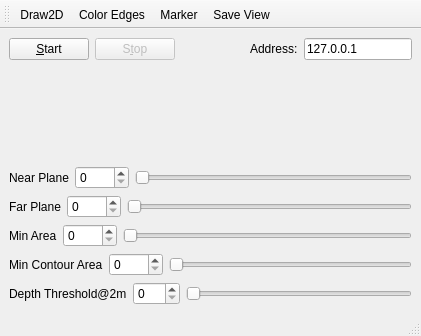
<?xml version="1.0" encoding="UTF-8"?>
<ui version="4.0">
 <class>AcquisitionUI</class>
 <widget class="QMainWindow" name="AcquisitionUI">
  <property name="geometry">
   <rect>
    <x>0</x>
    <y>0</y>
    <width>421</width>
    <height>336</height>
   </rect>
  </property>
  <property name="windowTitle">
   <string>Point Cloud Meshifier</string>
  </property>
  <widget class="QWidget" name="centralwidget">
   <layout class="QVBoxLayout" name="verticalLayout">
    <item>
     <layout class="QHBoxLayout" name="horizontalLayout">
      <item>
       <widget class="QPushButton" name="pb_start">
        <property name="text">
         <string>&amp;Start</string>
        </property>
       </widget>
      </item>
      <item>
       <widget class="QPushButton" name="pb_stop">
        <property name="enabled">
         <bool>false</bool>
        </property>
        <property name="text">
         <string>S&amp;top</string>
        </property>
       </widget>
      </item>
      <item>
       <spacer name="horizontalSpacer">
        <property name="orientation">
         <enum>Qt::Horizontal</enum>
        </property>
        <property name="sizeHint" stdset="0">
         <size>
          <width>40</width>
          <height>20</height>
         </size>
        </property>
       </spacer>
      </item>
      <item>
       <widget class="QLabel" name="lbl_address">
        <property name="text">
         <string>Address:</string>
        </property>
       </widget>
      </item>
      <item>
       <widget class="QLineEdit" name="le_address">
        <property name="sizePolicy">
         <sizepolicy hsizetype="Fixed" vsizetype="Fixed">
          <horstretch>0</horstretch>
          <verstretch>0</verstretch>
         </sizepolicy>
        </property>
        <property name="text">
         <string>127.0.0.1</string>
        </property>
       </widget>
      </item>
     </layout>
    </item>
    <item>
     <layout class="QHBoxLayout" name="horizontalLayout_2">
      <item>
       <spacer name="horizontalSpacer_2">
        <property name="orientation">
         <enum>Qt::Horizontal</enum>
        </property>
        <property name="sizeHint" stdset="0">
         <size>
          <width>40</width>
          <height>20</height>
         </size>
        </property>
       </spacer>
      </item>
      <item>
       <widget class="QLabel" name="lbl_frame">
        <property name="sizePolicy">
         <sizepolicy hsizetype="Preferred" vsizetype="MinimumExpanding">
          <horstretch>0</horstretch>
          <verstretch>0</verstretch>
         </sizepolicy>
        </property>
        <property name="text">
         <string/>
        </property>
       </widget>
      </item>
      <item>
       <spacer name="horizontalSpacer_3">
        <property name="orientation">
         <enum>Qt::Horizontal</enum>
        </property>
        <property name="sizeHint" stdset="0">
         <size>
          <width>40</width>
          <height>20</height>
         </size>
        </property>
       </spacer>
      </item>
     </layout>
    </item>
    <item>
     <layout class="QHBoxLayout" name="horizontalLayout_3">
      <item>
       <widget class="QLabel" name="label">
        <property name="text">
         <string>Near Plane</string>
        </property>
       </widget>
      </item>
      <item>
       <widget class="QSpinBox" name="sb_near_plane">
        <property name="maximum">
         <number>5000</number>
        </property>
       </widget>
      </item>
      <item>
       <widget class="QSlider" name="horizontalSlider">
        <property name="maximum">
         <number>5000</number>
        </property>
        <property name="orientation">
         <enum>Qt::Horizontal</enum>
        </property>
       </widget>
      </item>
     </layout>
    </item>
    <item>
     <layout class="QHBoxLayout" name="horizontalLayout_4">
      <item>
       <widget class="QLabel" name="label_2">
        <property name="text">
         <string>Far Plane</string>
        </property>
       </widget>
      </item>
      <item>
       <widget class="QSpinBox" name="sb_far_plane">
        <property name="maximum">
         <number>5000</number>
        </property>
       </widget>
      </item>
      <item>
       <widget class="QSlider" name="horizontalSlider_2">
        <property name="maximum">
         <number>5000</number>
        </property>
        <property name="orientation">
         <enum>Qt::Horizontal</enum>
        </property>
       </widget>
      </item>
     </layout>
    </item>
    <item>
     <layout class="QHBoxLayout" name="horizontalLayout_7">
      <item>
       <widget class="QLabel" name="label_5">
        <property name="text">
         <string>Min Area</string>
        </property>
       </widget>
      </item>
      <item>
       <widget class="QSpinBox" name="sb_min_area">
        <property name="maximum">
         <number>1000</number>
        </property>
       </widget>
      </item>
      <item>
       <widget class="QSlider" name="horizontalSlider_5">
        <property name="maximum">
         <number>1000</number>
        </property>
        <property name="orientation">
         <enum>Qt::Horizontal</enum>
        </property>
       </widget>
      </item>
     </layout>
    </item>
    <item>
     <layout class="QHBoxLayout" name="horizontalLayout_5">
      <item>
       <widget class="QLabel" name="label_3">
        <property name="text">
         <string>Min Contour Area</string>
        </property>
       </widget>
      </item>
      <item>
       <widget class="QSpinBox" name="sb_min_contour_area">
        <property name="maximum">
         <number>1000</number>
        </property>
       </widget>
      </item>
      <item>
       <widget class="QSlider" name="horizontalSlider_3">
        <property name="maximum">
         <number>1000</number>
        </property>
        <property name="orientation">
         <enum>Qt::Horizontal</enum>
        </property>
       </widget>
      </item>
     </layout>
    </item>
    <item>
     <layout class="QHBoxLayout" name="horizontalLayout_6">
      <item>
       <widget class="QLabel" name="label_4">
        <property name="text">
         <string>Depth Threshold@2m</string>
        </property>
       </widget>
      </item>
      <item>
       <widget class="QSpinBox" name="sb_depth_threshold">
        <property name="maximum">
         <number>200</number>
        </property>
       </widget>
      </item>
      <item>
       <widget class="QSlider" name="horizontalSlider_4">
        <property name="maximum">
         <number>200</number>
        </property>
        <property name="orientation">
         <enum>Qt::Horizontal</enum>
        </property>
       </widget>
      </item>
     </layout>
    </item>
   </layout>
  </widget>
  <widget class="QMenuBar" name="menubar">
   <property name="geometry">
    <rect>
     <x>0</x>
     <y>0</y>
     <width>421</width>
     <height>25</height>
    </rect>
   </property>
  </widget>
  <widget class="QStatusBar" name="statusbar"/>
  <widget class="QToolBar" name="toolBar">
   <property name="windowTitle">
    <string>toolBar</string>
   </property>
   <attribute name="toolBarArea">
    <enum>TopToolBarArea</enum>
   </attribute>
   <attribute name="toolBarBreak">
    <bool>false</bool>
   </attribute>
   <addaction name="actionDraw2D"/>
   <addaction name="actionColor_Edges"/>
   <addaction name="actionMarker"/>
   <addaction name="actionSave_View"/>
  </widget>
  <action name="actionColor_Edges">
   <property name="checkable">
    <bool>true</bool>
   </property>
   <property name="text">
    <string>&amp;Color Edges</string>
   </property>
   <property name="toolTip">
    <string>Use color edges</string>
   </property>
   <property name="shortcut">
    <string>Ctrl+C</string>
   </property>
  </action>
  <action name="actionMarker">
   <property name="checkable">
    <bool>true</bool>
   </property>
   <property name="text">
    <string>&amp;Marker</string>
   </property>
   <property name="toolTip">
    <string>Enables marker detection</string>
   </property>
   <property name="shortcut">
    <string>Ctrl+M</string>
   </property>
  </action>
  <action name="actionDraw2D">
   <property name="checkable">
    <bool>true</bool>
   </property>
   <property name="text">
    <string>&amp;Draw2D</string>
   </property>
   <property name="toolTip">
    <string>Draws 2D triangulation</string>
   </property>
   <property name="shortcut">
    <string>Ctrl+D</string>
   </property>
  </action>
  <action name="actionSave_View">
   <property name="text">
    <string>Save View</string>
   </property>
   <property name="toolTip">
    <string>Saves current view determined by the marker position</string>
   </property>
   <property name="shortcut">
    <string>Ctrl+P</string>
   </property>
  </action>
 </widget>
 <resources/>
 <connections>
  <connection>
   <sender>horizontalSlider</sender>
   <signal>valueChanged(int)</signal>
   <receiver>sb_near_plane</receiver>
   <slot>setValue(int)</slot>
   <hints>
    <hint type="sourcelabel">
     <x>195</x>
     <y>144</y>
    </hint>
    <hint type="destinationlabel">
     <x>127</x>
     <y>138</y>
    </hint>
   </hints>
  </connection>
  <connection>
   <sender>sb_near_plane</sender>
   <signal>valueChanged(int)</signal>
   <receiver>horizontalSlider</receiver>
   <slot>setValue(int)</slot>
   <hints>
    <hint type="sourcelabel">
     <x>120</x>
     <y>153</y>
    </hint>
    <hint type="destinationlabel">
     <x>251</x>
     <y>155</y>
    </hint>
   </hints>
  </connection>
  <connection>
   <sender>horizontalSlider_2</sender>
   <signal>valueChanged(int)</signal>
   <receiver>sb_far_plane</receiver>
   <slot>setValue(int)</slot>
   <hints>
    <hint type="sourcelabel">
     <x>185</x>
     <y>179</y>
    </hint>
    <hint type="destinationlabel">
     <x>127</x>
     <y>181</y>
    </hint>
   </hints>
  </connection>
  <connection>
   <sender>sb_far_plane</sender>
   <signal>valueChanged(int)</signal>
   <receiver>horizontalSlider_2</receiver>
   <slot>setValue(int)</slot>
   <hints>
    <hint type="sourcelabel">
     <x>113</x>
     <y>170</y>
    </hint>
    <hint type="destinationlabel">
     <x>179</x>
     <y>178</y>
    </hint>
   </hints>
  </connection>
  <connection>
   <sender>horizontalSlider_3</sender>
   <signal>valueChanged(int)</signal>
   <receiver>sb_min_contour_area</receiver>
   <slot>setValue(int)</slot>
   <hints>
    <hint type="sourcelabel">
     <x>253</x>
     <y>250</y>
    </hint>
    <hint type="destinationlabel">
     <x>174</x>
     <y>252</y>
    </hint>
   </hints>
  </connection>
  <connection>
   <sender>sb_min_contour_area</sender>
   <signal>valueChanged(int)</signal>
   <receiver>horizontalSlider_3</receiver>
   <slot>setValue(int)</slot>
   <hints>
    <hint type="sourcelabel">
     <x>177</x>
     <y>265</y>
    </hint>
    <hint type="destinationlabel">
     <x>268</x>
     <y>263</y>
    </hint>
   </hints>
  </connection>
  <connection>
   <sender>horizontalSlider_4</sender>
   <signal>valueChanged(int)</signal>
   <receiver>sb_depth_threshold</receiver>
   <slot>setValue(int)</slot>
   <hints>
    <hint type="sourcelabel">
     <x>279</x>
     <y>295</y>
    </hint>
    <hint type="destinationlabel">
     <x>197</x>
     <y>289</y>
    </hint>
   </hints>
  </connection>
  <connection>
   <sender>sb_depth_threshold</sender>
   <signal>valueChanged(int)</signal>
   <receiver>horizontalSlider_4</receiver>
   <slot>setValue(int)</slot>
   <hints>
    <hint type="sourcelabel">
     <x>203</x>
     <y>285</y>
    </hint>
    <hint type="destinationlabel">
     <x>265</x>
     <y>290</y>
    </hint>
   </hints>
  </connection>
  <connection>
   <sender>sb_min_area</sender>
   <signal>valueChanged(int)</signal>
   <receiver>horizontalSlider_5</receiver>
   <slot>setValue(int)</slot>
   <hints>
    <hint type="sourcelabel">
     <x>110</x>
     <y>218</y>
    </hint>
    <hint type="destinationlabel">
     <x>199</x>
     <y>223</y>
    </hint>
   </hints>
  </connection>
  <connection>
   <sender>horizontalSlider_5</sender>
   <signal>valueChanged(int)</signal>
   <receiver>sb_min_area</receiver>
   <slot>setValue(int)</slot>
   <hints>
    <hint type="sourcelabel">
     <x>264</x>
     <y>215</y>
    </hint>
    <hint type="destinationlabel">
     <x>106</x>
     <y>212</y>
    </hint>
   </hints>
  </connection>
 </connections>
</ui>
